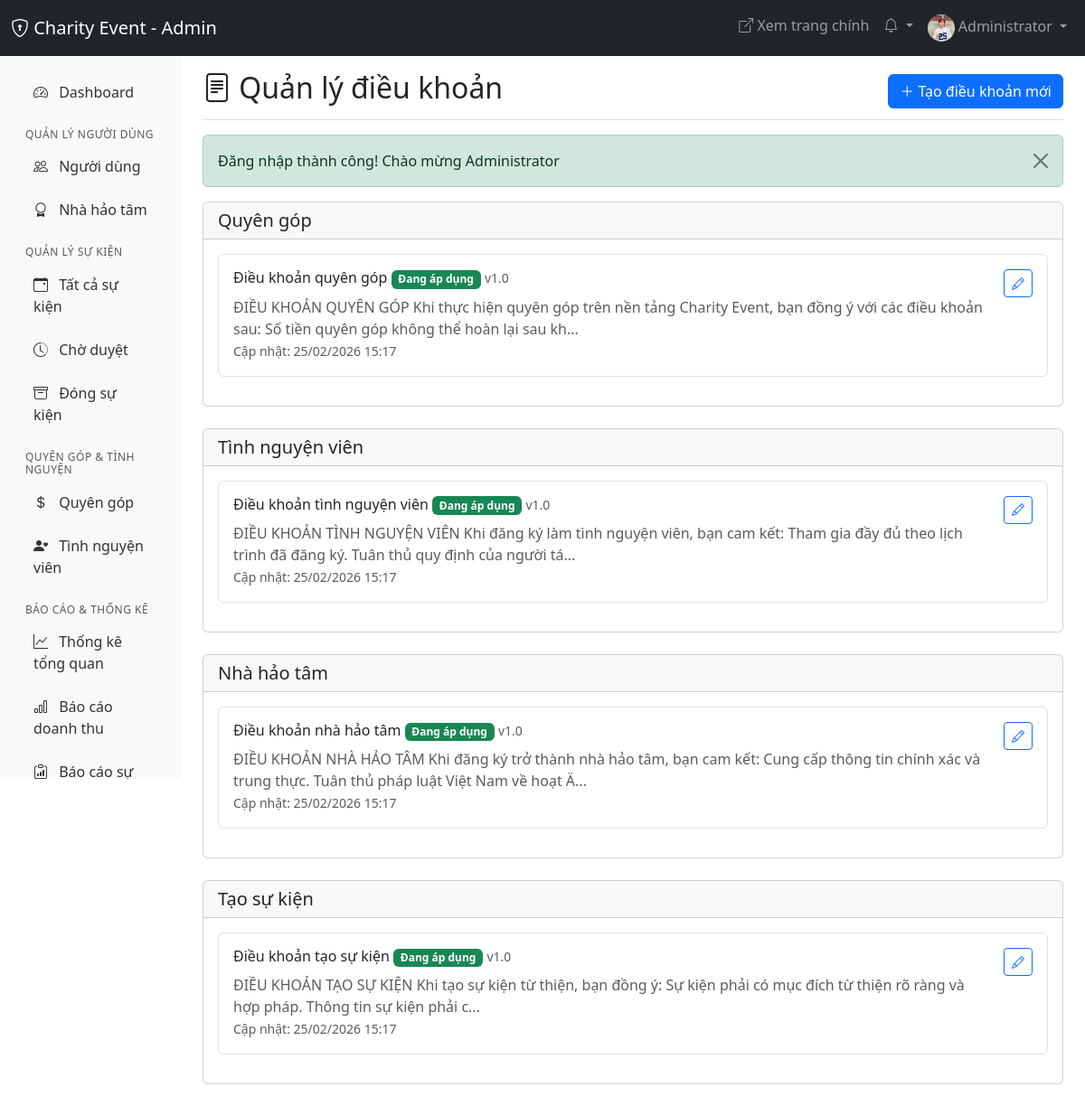
Screenshot of /admin/settings/terms.php (signed in) with the database file from the repository.
### tables this page shows
CREATE TABLE `terms_conditions` (
  `id` int(11) NOT NULL,
  `type` enum('donation','volunteer','benefactor','event_creation') NOT NULL,
  `title` varchar(255) NOT NULL,
  `content` longtext NOT NULL,
  `version` varchar(20) NOT NULL,
  `is_active` tinyint(1) DEFAULT 1,
  `created_at` timestamp NOT NULL DEFAULT current_timestamp(),
  `updated_at` timestamp NOT NULL DEFAULT current_timestamp() ON UPDATE current_timestamp()
);

### config/db.php (called while the page is built, shortened)
<?php
function formatDate($date, $format = 'd/m/Y') {
    return date($format, strtotime($date));
}
function getFlashMessage() {
    if (isset($_SESSION['flash_message'])) {
        $type = $_SESSION['flash_type'] ?? 'info';
        $message = $_SESSION['flash_message'];
        return ['type' => $type, 'message' => $message];
    }
    return null;
}
?>

### admin/settings/terms.php (the view, shortened to what this page needs)
<?php
require_once '../../config/db.php';
$pageTitle = 'Quản lý điều khoản';
$terms = $pdo->query("SELECT * FROM terms_conditions ORDER BY type, version DESC")->fetchAll();
$termsByType = [];
foreach ($terms as $term) {
    $termsByType[$term['type']][] = $term;
}
?>
<!DOCTYPE html>
<html lang="vi">
<head>
    <link href="https://cdn.jsdelivr.net/npm/bootstrap@5.3.0/dist/css/bootstrap.min.css" rel="stylesheet">
    <link rel="stylesheet" href="https://cdn.jsdelivr.net/npm/bootstrap-icons@1.11.0/font/bootstrap-icons.css">
</head>
<body>
    <?php include '../includes/admin_navbar.php'; ?>
    <div class="container-fluid">
        <div class="row">
            <?php include '../includes/admin_sidebar.php'; ?>
            <main class="col-md-9 ms-sm-auto col-lg-10 px-md-4">
                <div class="d-flex justify-content-between flex-wrap flex-md-nowrap align-items-center pt-3 pb-2 mb-3 border-bottom">
                    <h1 class="h2"><i class="bi bi-file-text"></i> <?= $pageTitle ?></h1>
                    <button class="btn btn-primary" data-bs-toggle="modal" data-bs-target="#createModal">
                        <i class="bi bi-plus-lg"></i> Tạo điều khoản mới
                    </button>
                </div>
                <?php
                $flash = getFlashMessage();
                if ($flash):
                ?>
                <div class="alert alert-<?= $flash['type'] ?> alert-dismissible fade show" role="alert">
                    <?= $flash['message'] ?>
                    <button type="button" class="btn-close" data-bs-dismiss="alert"></button>
                </div>
                <?php endif; ?>
                <?php
                $typeLabels = [
                    'donation' => 'Quyên góp',
                    'volunteer' => 'Tình nguyện viên',
                    'benefactor' => 'Nhà hảo tâm',
                    'event_creation' => 'Tạo sự kiện'
                ];
                ?>
                <?php foreach ($typeLabels as $type => $label): ?>
                <div class="card mb-4">
                    <div class="card-header">
                        <h5 class="mb-0"><?= $label ?></h5>
                    </div>
                    <div class="card-body">
                        <?php if (isset($termsByType[$type])): ?>
                            <?php foreach ($termsByType[$type] as $term): ?>
                            <div class="border rounded p-3 mb-3">
                                <div class="d-flex justify-content-between align-items-start">
                                    <div class="flex-grow-1">
                                        <h6>
                                            <?= htmlspecialchars($term['title']) ?>
                                            <?php if ($term['is_active']): ?>
                                            <span class="badge bg-success">Đang áp dụng</span>
                                            <?php endif; ?>
                                            <small class="text-muted">v<?= htmlspecialchars($term['version']) ?></small>
                                        </h6>
                                        <div class="text-muted" style="max-height: 100px; overflow: hidden;">
                                            <?= substr(strip_tags($term['content']), 0, 200) ?>...
                                        </div>
                                        <small class="text-muted">
                                            Cập nhật: <?= formatDate($term['updated_at'], 'd/m/Y H:i') ?>
                                        </small>
                                    </div>
                                    <div class="btn-group btn-group-sm ms-3">
                                        <button class="btn btn-outline-primary"
                                                data-bs-toggle="modal"
                                                data-bs-target="#editModal<?= $term['id'] ?>">
                                            <i class="bi bi-pencil"></i>
                                        </button>
                                    </div>
                                </div>
                            </div>
                            <?php endforeach; ?>
                        <?php else: ?>
                            <p class="text-muted">Chưa có điều khoản nào</p>
                        <?php endif; ?>
                    </div>
                </div>
                <?php endforeach; ?>
            </main>
        </div>
    </div>
</body>
</html>

### rows the page displays
terms_conditions: title "Điều khoản quyên góp", is_active "Đang áp dụng", version "1.0", content "ĐIỀU KHOẢN QUYÊN GÓP Khi thực hiện quyên góp trên nền tảng Charity Event, bạn đồng ý với các điều khoản sau: Số tiền quyên góp không thể hoàn lại sau kh", updated_at "25/02/2026 15:17"
terms_conditions: title "Điều khoản tình nguyện viên", is_active "Đang áp dụng", version "1.0", content "ĐIỀU KHOẢN TÌNH NGUYỆN VIÊN Khi đăng ký làm tình nguyện viên, bạn cam kết: Tham gia đầy đủ theo lịch trình đã đăng ký. Tuân thủ quy định của người tá", updated_at "25/02/2026 15:17"
terms_conditions: title "Điều khoản nhà hảo tâm", is_active "Đang áp dụng", version "1.0", content "ĐIỀU KHOẢN NHÀ HẢO TÂM Khi đăng ký trở thành nhà hảo tâm, bạn cam kết: Cung cấp thông tin chính xác và trung thực. Tuân thủ pháp luật Việt Nam về hoạt Ä", updated_at "25/02/2026 15:17"
terms_conditions: title "Điều khoản tạo sự kiện", is_active "Đang áp dụng", version "1.0", content "ĐIỀU KHOẢN TẠO SỰ KIỆN Khi tạo sự kiện từ thiện, bạn đồng ý: Sự kiện phải có mục đích từ thiện rõ ràng và hợp pháp. Thông tin sự kiện phải c", updated_at "25/02/2026 15:17"

### other values shown
SITE_NAME "Charity Event"
$_SESSION['fullname'] "Administrator"
$pageTitle "Quản lý điều khoản"
$flash['message'] "Đăng nhập thành công! Chào mừng Administrator"
$label "Quyên góp"
$label "Tình nguyện viên"
$label "Nhà hảo tâm"
$label "Tạo sự kiện"
